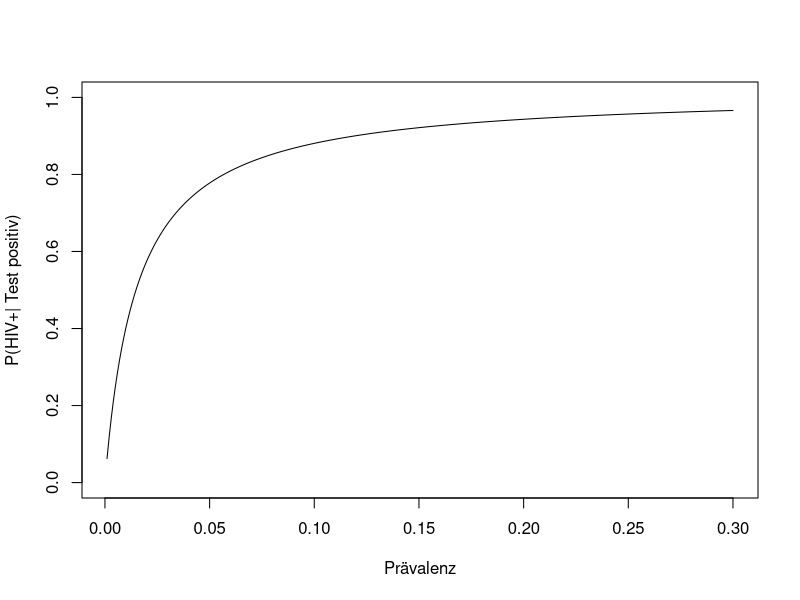

The R source for this figure:
#####
# A1
# a)
func.aids_test <- function(prae, sens, spez){
  res <- sens*prae / (sens*prae + (1-spez)*(1-prae))
  return (res)
}

#sens: elisa+|hiv+ = 99.7
#spez: elisa-|hiv- = 98.5
#prev: hiv+ = 0.5

# Wahrscheindlichkeit dass man HIV positiv ist wenn der Test positiv ist
func.aids_test(0.005, 0.997, 0.985)


# b)
res1 <- func.aids_test(0.005, 0.997, 0.985)
func.aids_test(res1, 0.997, 0.985)

# c)
prae <- seq(0.001, 0.3, by = 0.001)
res2 <- rep(NA, length(prae))
for (i in 1:length(prae)){
  res2[i] <- func.aids_test(prae = prae[i], sens = 0.997, spez = 0.985)
}

plot(prae, res2, type = 'l', ylim = c(0,1), xlab = "Prävalenz",
     ylab = 'P(HIV+| Test positiv)')



